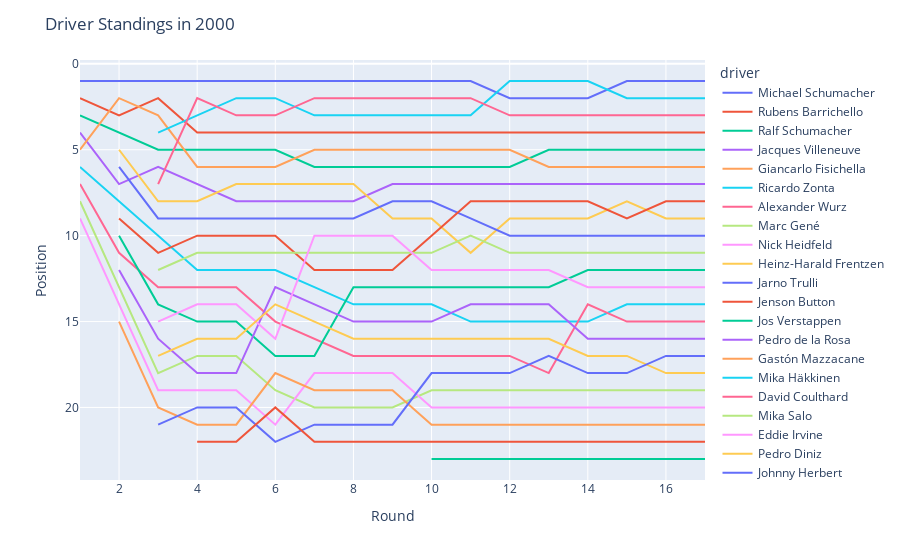

Notebook source saved alongside this figure:
### Code cell
season = 2000

fig = px.line(
    driver_season_positions[driver_season_positions.year == season],
    x='round',
    y='position',
    color='driver',
)

fig.update_layout(
    title=f"Driver Standings in {season}",
    xaxis_title="Round",
    yaxis_title="Position",
    yaxis=dict(autorange="reversed"),
    showlegend=True,
)

### Figure 1 — Plotly figure (JSON) as saved in the notebook; plotly's stock layout.template omitted (floating-point values rounded to 4 significant figures)
{"data": [{"hovertemplate": "driver=Michael Schumacher<br>round=%{x}<br>position=%{y}<extra></extra>", "legendgroup": "Michael Schumacher", "line": {"color": "#636efa", "dash": "solid"}, "marker": {"symbol": "circle"}, "mode": "lines", "name": "Michael Schumacher", "orientation": "v", "showlegend": true, "type": "scatter", "x": [1, 2, 3, 4, 5, 6, 7, 8, 9, 10, 11, 12, 13, 14, 15, 16, 17], "xaxis": "x", "y": [1, 1, 1, 1, 1, 1, 1, 1, 1, 1, 1, 2, 2, 2, 1, 1, 1], "yaxis": "y"}, {"hovertemplate": "driver=Rubens Barrichello<br>round=%{x}<br>position=%{y}<extra></extra>", "legendgroup": "Rubens Barrichello", "line": {"color": "#EF553B", "dash": "solid"}, "marker": {"symbol": "circle"}, "mode": "lines", "name": "Rubens Barrichello", "orientation": "v", "showlegend": true, "type": "scatter", "x": [1, 2, 3, 4, 5, 6, 7, 8, 9, 10, 11, 12, 13, 14, 15, 16, 17], "xaxis": "x", "y": [2, 3, 2, 4, 4, 4, 4, 4, 4, 4, 4, 4, 4, 4, 4, 4, 4], "yaxis": "y"}, {"hovertemplate": "driver=Ralf Schumacher<br>round=%{x}<br>position=%{y}<extra></extra>", "legendgroup": "Ralf Schumacher", "line": {"color": "#00cc96", "dash": "solid"}, "marker": {"symbol": "circle"}, "mode": "lines", "name": "Ralf Schumacher", "orientation": "v", "showlegend": true, "type": "scatter", "x": [1, 2, 3, 4, 5, 6, 7, 8, 9, 10, 11, 12, 13, 14, 15, 16, 17], "xaxis": "x", "y": [3, 4, 5, 5, 5, 5, 6, 6, 6, 6, 6, 6, 5, 5, 5, 5, 5], "yaxis": "y"}, {"hovertemplate": "driver=Jacques Villeneuve<br>round=%{x}<br>position=%{y}<extra></extra>", "legendgroup": "Jacques Villeneuve", "line": {"color": "#ab63fa", "dash": "solid"}, "marker": {"symbol": "circle"}, "mode": "lines", "name": "Jacques Villeneuve", "orientation": "v", "showlegend": true, "type": "scatter", "x": [1, 2, 3, 4, 5, 6, 7, 8, 9, 10, 11, 12, 13, 14, 15, 16, 17], "xaxis": "x", "y": [4, 7, 6, 7, 8, 8, 8, 8, 7, 7, 7, 7, 7, 7, 7, 7, 7], "yaxis": "y"}, {"hovertemplate": "driver=Giancarlo Fisichella<br>round=%{x}<br>position=%{y}<extra></extra>", "legendgroup": "Giancarlo Fisichella", "line": {"color": "#FFA15A", "dash": "solid"}, "marker": {"symbol": "circle"}, "mode": "lines", "name": "Giancarlo Fisichella", "orientation": "v", "showlegend": true, "type": "scatter", "x": [1, 2, 3, 4, 5, 6, 7, 8, 9, 10, 11, 12, 13, 14, 15, 16, 17], "xaxis": "x", "y": [5, 2, 3, 6, 6, 6, 5, 5, 5, 5, 5, 5, 6, 6, 6, 6, 6], "yaxis": "y"}, {"hovertemplate": "driver=Ricardo Zonta<br>round=%{x}<br>position=%{y}<extra></extra>", "legendgroup": "Ricardo Zonta", "line": {"color": "#19d3f3", "dash": "solid"}, "marker": {"symbol": "circle"}, "mode": "lines", "name": "Ricardo Zonta", "orientation": "v", "showlegend": true, "type": "scatter", "x": [1, 2, 3, 4, 5, 6, 7, 8, 9, 10, 11, 12, 13, 14, 15, 16, 17], "xaxis": "x", "y": [6, 8, 10, 12, 12, 12, 13, 14, 14, 14, 15, 15, 15, 15, 14, 14, 14], "yaxis": "y"}, {"hovertemplate": "driver=Alexander Wurz<br>round=%{x}<br>position=%{y}<extra></extra>", "legendgroup": "Alexander Wurz", "line": {"color": "#FF6692", "dash": "solid"}, "marker": {"symbol": "circle"}, "mode": "lines", "name": "Alexander Wurz", "orientation": "v", "showlegend": true, "type": "scatter", "x": [1, 2, 3, 4, 5, 6, 7, 8, 9, 10, 11, 12, 13, 14, 15, 16, 17], "xaxis": "x", "y": [7, 11, 13, 13, 13, 15, 16, 17, 17, 17, 17, 17, 18, 14, 15, 15, 15], "yaxis": "y"}, {"hovertemplate": "driver=Marc Gené<br>round=%{x}<br>position=%{y}<extra></extra>", "legendgroup": "Marc Gené", "line": {"color": "#B6E880", "dash": "solid"}, "marker": {"symbol": "circle"}, "mode": "lines", "name": "Marc Gené", "orientation": "v", "showlegend": true, "type": "scatter", "x": [1, 2, 3, 4, 5, 6, 7, 8, 9, 10, 11, 12, 13, 14, 15, 16, 17], "xaxis": "x", "y": [8, 13, 18, 17, 17, 19, 20, 20, 20, 19, 19, 19, 19, 19, 19, 19, 19], "yaxis": "y"}, {"hovertemplate": "driver=Nick Heidfeld<br>round=%{x}<br>position=%{y}<extra></extra>", "legendgroup": "Nick Heidfeld", "line": {"color": "#FF97FF", "dash": "solid"}, "marker": {"symbol": "circle"}, "mode": "lines", "name": "Nick Heidfeld", "orientation": "v", "showlegend": true, "type": "scatter", "x": [1, 2, 3, 4, 5, 6, 7, 8, 9, 10, 11, 12, 13, 14, 15, 16, 17], "xaxis": "x", "y": [9, 14, 19, 19, 19, 21, 18, 18, 18, 20, 20, 20, 20, 20, 20, 20, 20], "yaxis": "y"}, {"hovertemplate": "driver=Heinz-Harald Frentzen<br>round=%{x}<br>position=%{y}<extra></extra>", "legendgroup": "Heinz-Harald Frentzen", "line": {"color": "#FECB52", "dash": "solid"}, "marker": {"symbol": "circle"}, "mode": "lines", "name": "Heinz-Harald Frentzen", "orientation": "v", "showlegend": true, "type": "scatter", "x": [2, 3, 4, 5, 6, 7, 8, 9, 10, 11, 12, 13, 14, 15, 16, 17], "xaxis": "x", "y": [5, 8, 8, 7, 7, 7, 7, 9, 9, 11, 9, 9, 9, 8, 9, 9], "yaxis": "y"}, {"hovertemplate": "driver=Jarno Trulli<br>round=%{x}<br>position=%{y}<extra></extra>", "legendgroup": "Jarno Trulli", "line": {"color": "#636efa", "dash": "solid"}, "marker": {"symbol": "circle"}, "mode": "lines", "name": "Jarno Trulli", "orientation": "v", "showlegend": true, "type": "scatter", "x": [2, 3, 4, 5, 6, 7, 8, 9, 10, 11, 12, 13, 14, 15, 16, 17], "xaxis": "x", "y": [6, 9, 9, 9, 9, 9, 9, 8, 8, 9, 10, 10, 10, 10, 10, 10], "yaxis": "y"}, {"hovertemplate": "driver=Jenson Button<br>round=%{x}<br>position=%{y}<extra></extra>", "legendgroup": "Jenson Button", "line": {"color": "#EF553B", "dash": "solid"}, "marker": {"symbol": "circle"}, "mode": "lines", "name": "Jenson Button", "orientation": "v", "showlegend": true, "type": "scatter", "x": [2, 3, 4, 5, 6, 7, 8, 9, 10, 11, 12, 13, 14, 15, 16, 17], "xaxis": "x", "y": [9, 11, 10, 10, 10, 12, 12, 12, 10, 8, 8, 8, 8, 9, 8, 8], "yaxis": "y"}, {"hovertemplate": "driver=Jos Verstappen<br>round=%{x}<br>position=%{y}<extra></extra>", "legendgroup": "Jos Verstappen", "line": {"color": "#00cc96", "dash": "solid"}, "marker": {"symbol": "circle"}, "mode": "lines", "name": "Jos Verstappen", "orientation": "v", "showlegend": true, "type": "scatter", "x": [2, 3, 4, 5, 6, 7, 8, 9, 10, 11, 12, 13, 14, 15, 16, 17], "xaxis": "x", "y": [10, 14, 15, 15, 17, 17, 13, 13, 13, 13, 13, 13, 12, 12, 12, 12], "yaxis": "y"}, {"hovertemplate": "driver=Pedro de la Rosa<br>round=%{x}<br>position=%{y}<extra></extra>", "legendgroup": "Pedro de la Rosa", "line": {"color": "#ab63fa", "dash": "solid"}, "marker": {"symbol": "circle"}, "mode": "lines", "name": "Pedro de la Rosa", "orientation": "v", "showlegend": true, "type": "scatter", "x": [2, 3, 4, 5, 6, 7, 8, 9, 10, 11, 12, 13, 14, 15, 16, 17], "xaxis": "x", "y": [12, 16, 18, 18, 13, 14, 15, 15, 15, 14, 14, 14, 16, 16, 16, 16], "yaxis": "y"}, {"hovertemplate": "driver=Gastón Mazzacane<br>round=%{x}<br>position=%{y}<extra></extra>", "legendgroup": "Gastón Mazzacane", "line": {"color": "#FFA15A", "dash": "solid"}, "marker": {"symbol": "circle"}, "mode": "lines", "name": "Gastón Mazzacane", "orientation": "v", "showlegend": true, "type": "scatter", "x": [2, 3, 4, 5, 6, 7, 8, 9, 10, 11, 12, 13, 14, 15, 16, 17], "xaxis": "x", "y": [15, 20, 21, 21, 18, 19, 19, 19, 21, 21, 21, 21, 21, 21, 21, 21], "yaxis": "y"}, {"hovertemplate": "driver=Mika Häkkinen<br>round=%{x}<br>position=%{y}<extra></extra>", "legendgroup": "Mika Häkkinen", "line": {"color": "#19d3f3", "dash": "solid"}, "marker": {"symbol": "circle"}, "mode": "lines", "name": "Mika Häkkinen", "orientation": "v", "showlegend": true, "type": "scatter", "x": [3, 4, 5, 6, 7, 8, 9, 10, 11, 12, 13, 14, 15, 16, 17], "xaxis": "x", "y": [4, 3, 2, 2, 3, 3, 3, 3, 3, 1, 1, 1, 2, 2, 2], "yaxis": "y"}, {"hovertemplate": "driver=David Coulthard<br>round=%{x}<br>position=%{y}<extra></extra>", "legendgroup": "David Coulthard", "line": {"color": "#FF6692", "dash": "solid"}, "marker": {"symbol": "circle"}, "mode": "lines", "name": "David Coulthard", "orientation": "v", "showlegend": true, "type": "scatter", "x": [3, 4, 5, 6, 7, 8, 9, 10, 11, 12, 13, 14, 15, 16, 17], "xaxis": "x", "y": [7, 2, 3, 3, 2, 2, 2, 2, 2, 3, 3, 3, 3, 3, 3], "yaxis": "y"}, {"hovertemplate": "driver=Mika Salo<br>round=%{x}<br>position=%{y}<extra></extra>", "legendgroup": "Mika Salo", "line": {"color": "#B6E880", "dash": "solid"}, "marker": {"symbol": "circle"}, "mode": "lines", "name": "Mika Salo", "orientation": "v", "showlegend": true, "type": "scatter", "x": [3, 4, 5, 6, 7, 8, 9, 10, 11, 12, 13, 14, 15, 16, 17], "xaxis": "x", "y": [12, 11, 11, 11, 11, 11, 11, 11, 10, 11, 11, 11, 11, 11, 11], "yaxis": "y"}, {"hovertemplate": "driver=Eddie Irvine<br>round=%{x}<br>position=%{y}<extra></extra>", "legendgroup": "Eddie Irvine", "line": {"color": "#FF97FF", "dash": "solid"}, "marker": {"symbol": "circle"}, "mode": "lines", "name": "Eddie Irvine", "orientation": "v", "showlegend": true, "type": "scatter", "x": [3, 4, 5, 6, 7, 8, 9, 10, 11, 12, 13, 14, 15, 16, 17], "xaxis": "x", "y": [15, 14, 14, 16, 10, 10, 10, 12, 12, 12, 12, 13, 13, 13, 13], "yaxis": "y"}, {"hovertemplate": "driver=Pedro Diniz<br>round=%{x}<br>position=%{y}<extra></extra>", "legendgroup": "Pedro Diniz", "line": {"color": "#FECB52", "dash": "solid"}, "marker": {"symbol": "circle"}, "mode": "lines", "name": "Pedro Diniz", "orientation": "v", "showlegend": true, "type": "scatter", "x": [3, 4, 5, 6, 7, 8, 9, 10, 11, 12, 13, 14, 15, 16, 17], "xaxis": "x", "y": [17, 16, 16, 14, 15, 16, 16, 16, 16, 16, 16, 17, 17, 18, 18], "yaxis": "y"}, {"hovertemplate": "driver=Johnny Herbert<br>round=%{x}<br>position=%{y}<extra></extra>", "legendgroup": "Johnny Herbert", "line": {"color": "#636efa", "dash": "solid"}, "marker": {"symbol": "circle"}, "mode": "lines", "name": "Johnny Herbert", "orientation": "v", "showlegend": true, "type": "scatter", "x": [3, 4, 5, 6, 7, 8, 9, 10, 11, 12, 13, 14, 15, 16, 17], "xaxis": "x", "y": [21, 20, 20, 22, 21, 21, 21, 18, 18, 18, 17, 18, 18, 17, 17], "yaxis": "y"}, {"hovertemplate": "driver=Jean Alesi<br>round=%{x}<br>position=%{y}<extra></extra>", "legendgroup": "Jean Alesi", "line": {"color": "#EF553B", "dash": "solid"}, "marker": {"symbol": "circle"}, "mode": "lines", "name": "Jean Alesi", "orientation": "v", "showlegend": true, "type": "scatter", "x": [4, 5, 6, 7, 8, 9, 10, 11, 12, 13, 14, 15, 16, 17], "xaxis": "x", "y": [22, 22, 20, 22, 22, 22, 22, 22, 22, 22, 22, 22, 22, 22], "yaxis": "y"}, {"hovertemplate": "driver=Luciano Burti<br>round=%{x}<br>position=%{y}<extra></extra>", "legendgroup": "Luciano Burti", "line": {"color": "#00cc96", "dash": "solid"}, "marker": {"symbol": "circle"}, "mode": "lines", "name": "Luciano Burti", "orientation": "v", "showlegend": true, "type": "scatter", "x": [10, 11, 12, 13, 14, 15, 16, 17], "xaxis": "x", "y": [23, 23, 23, 23, 23, 23, 23, 23], "yaxis": "y"}], "layout": {"legend": {"title": {"text": "driver"}, "tracegroupgap": 0}, "margin": {"t": 60}, "showlegend": true, "title": {"text": "Driver Standings in 2000"}, "xaxis": {"anchor": "y", "domain": [0, 1], "title": {"text": "Round"}}, "yaxis": {"anchor": "x", "autorange": "reversed", "domain": [0, 1], "title": {"text": "Position"}}}}
